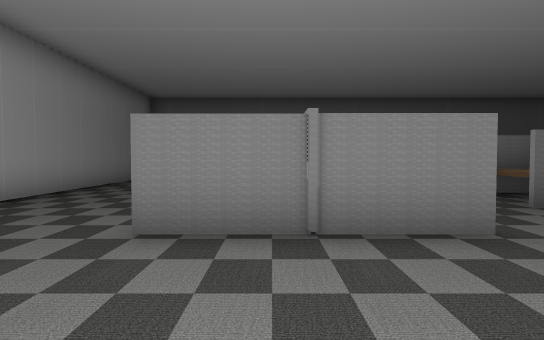
[1] (above)

23 first-person views from a walk through a 3-D level made in the Unity game engine. The camera is 1.5 m above the floor, tilts 2° down and sees 75° across. The floor is counted in squares, 2 m on a side. Each view is taken from the middle of a square. On the plan, view 1 faces up. The plan holds only what a view shows up to about 11 squares ahead; the rest is blank. The place goes on beyond the plan. The player character is not drawn.

[2]
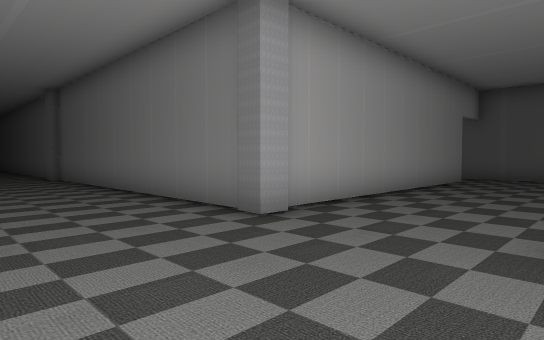

[3]
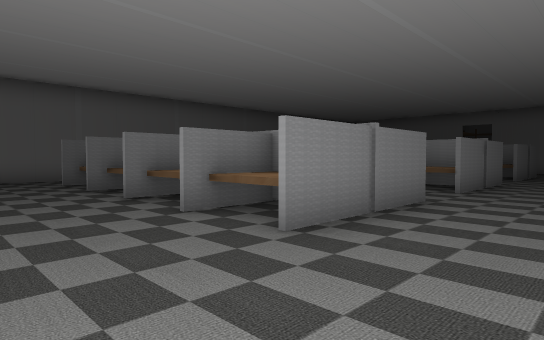

[4]
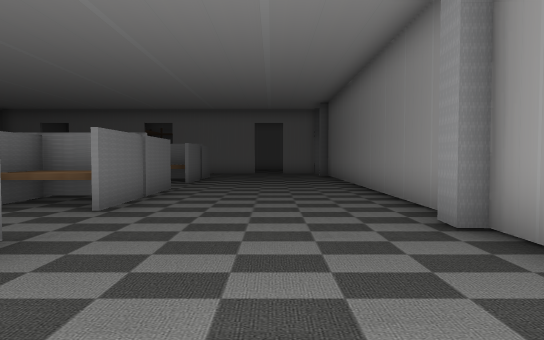

[5]
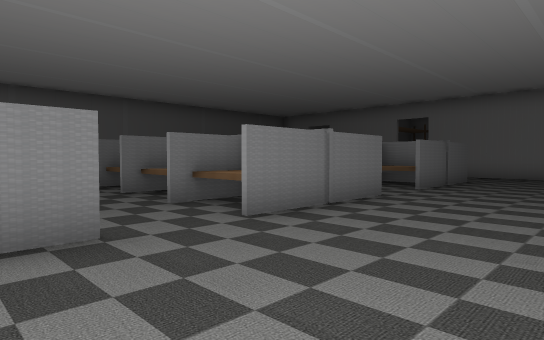

[6]
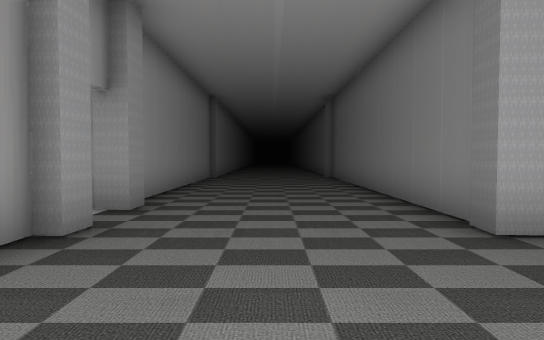

[7]
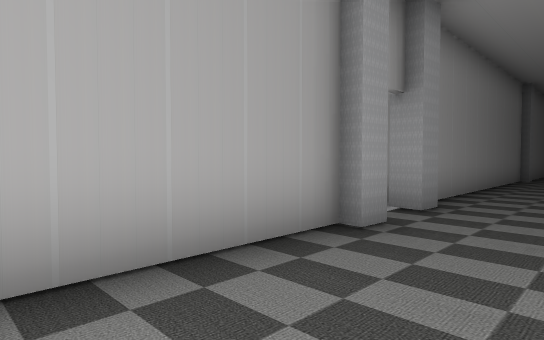

[8]
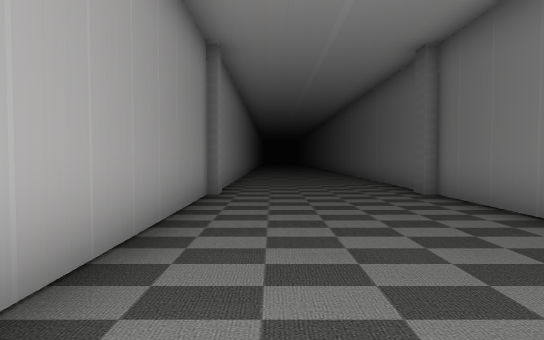

[9]
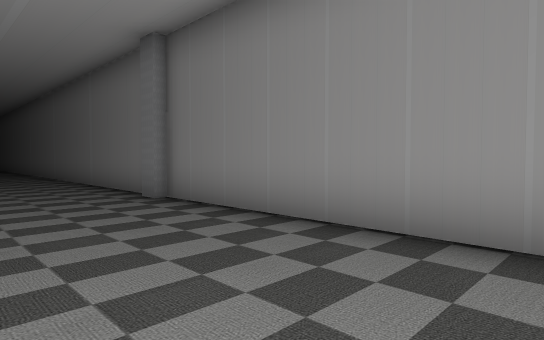

[10]
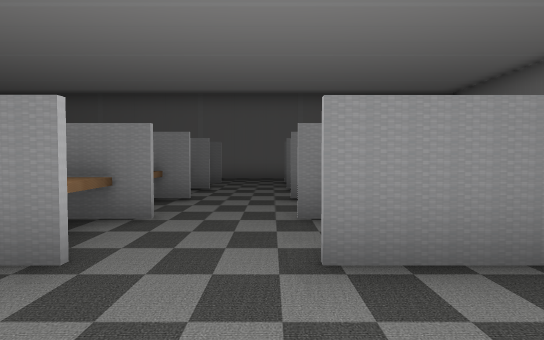

[11]
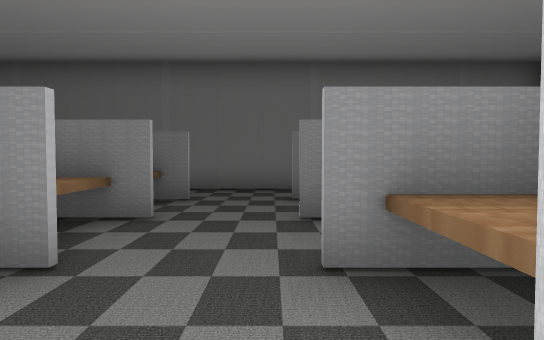

[12]
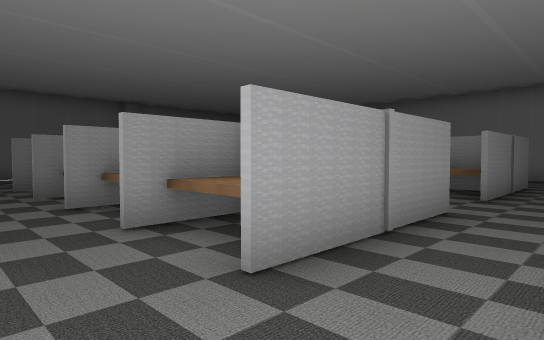

[13]
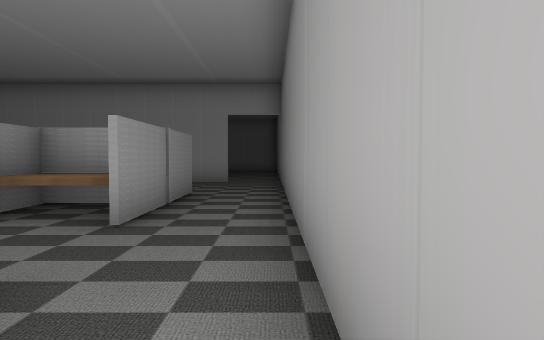

[14]
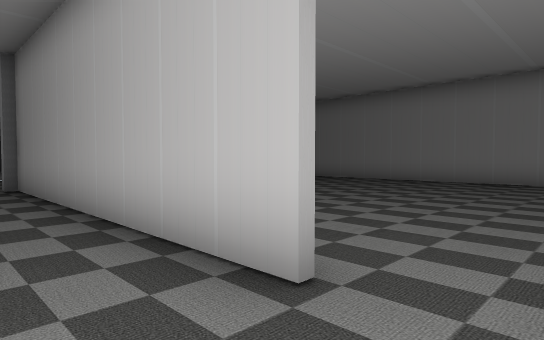

[15]
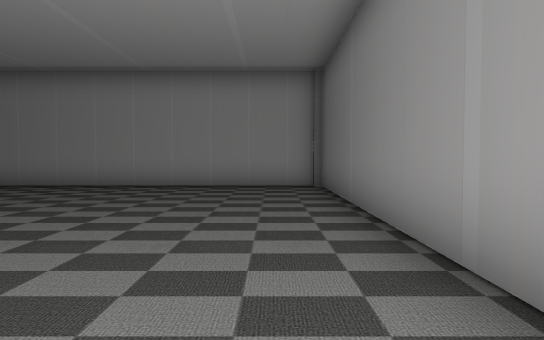

[16]
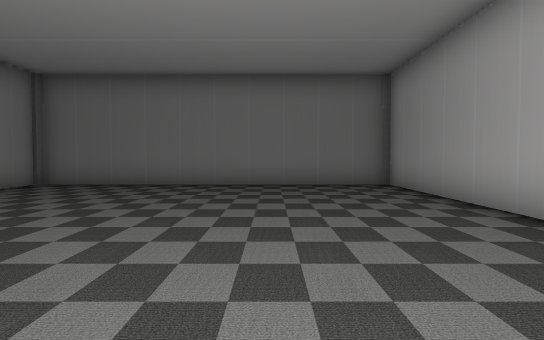

[17]
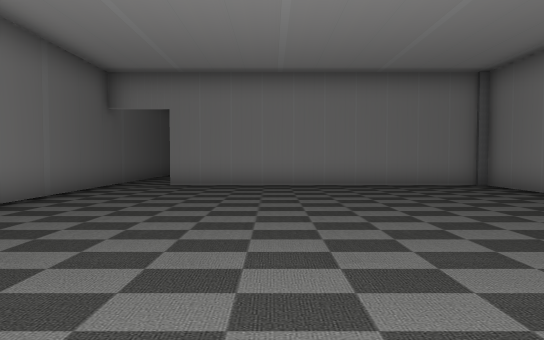

[18]
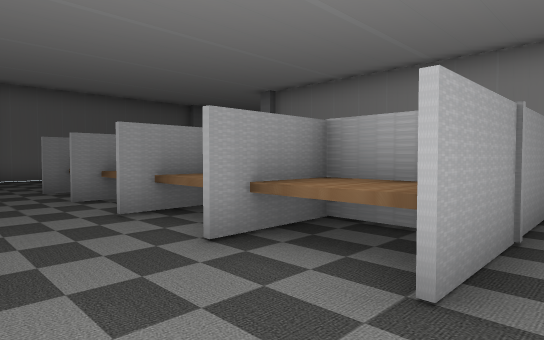

[19]
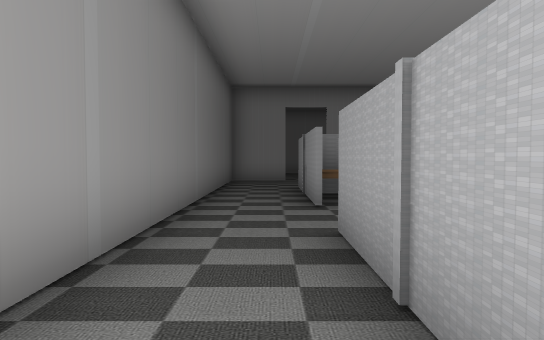

[20]
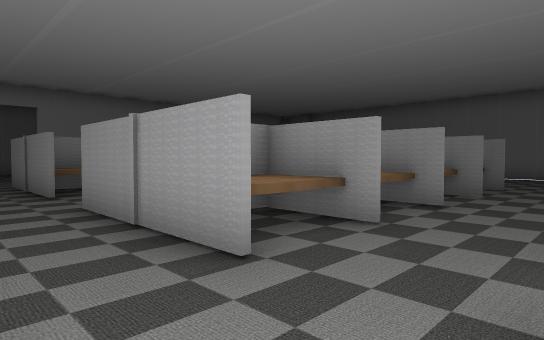

[21]
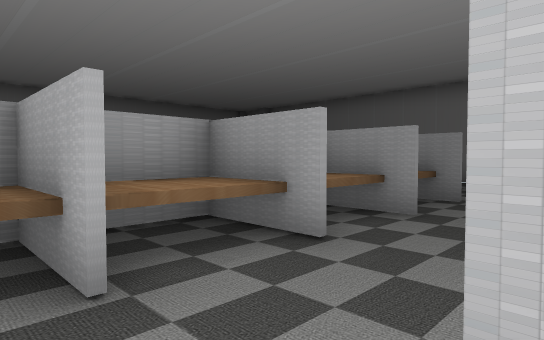

[22]
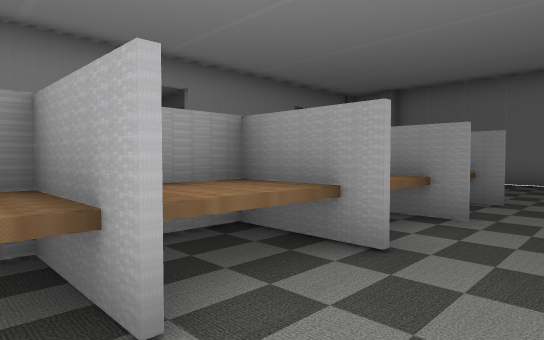

[23]
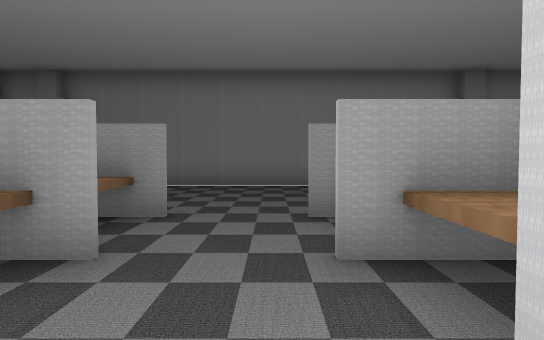

### Floor plan
Key: @ floor where view 1 was taken; # wall or solid block; . floor; ^ raised ledge.
Columns run from 19 left of view 1 to 11 right of it. Each row starts with its distance up from view 1.
 14      ##########################
 13     ##.........................
 12     #..........................
 11     #.........#...^###.###^..^#
 10     #.........#...^^^...^^^..^^
  9     #.........#...^^^#.#^^^..^^
  8     #.........#...^ ^...^^^..^^
  7     #.........#...^^^#.#^^^..^^
  6     #.........#...^ ^...^^^..^
  5     #.........#...^^^#.#^^^..^^
  4 #####.........#...^#^..###^..^#
  3 #...###########.....##.........
  2 ...............................
  1  ..............................
  0  ..................@..........
 -1  ....##############  ##########
 -2  #####

Where each view was taken, in squares from view 1:
view 1: 0 up, 0 right, facing up
view 2: 0 up, 1 left, facing up-left
view 3: 1 up, 4 left, facing up-right
view 4: 1 up, 1 left, facing right
view 5: 0 up, 1 right, facing up-right
view 6: 1 up, 1 left, facing left
view 7: 1 up, 1 left, facing down-left
view 8: 0 up, 7 left, facing left
view 9: 0 up, 8 left, facing up-left
view 10: 1 up, 9 right, facing up
view 11: 5 up, 9 right, facing up
view 12: 13 up, 9 right, facing down-left
view 13: 13 up, 6 right, facing left
view 14: 13 up, 3 left, facing down-left
view 15: 12 up, 5 left, facing left
view 16: 13 up, 11 left, facing down
view 17: 9 up, 14 left, facing right
view 18: 12 up, 4 right, facing down-left
view 19: 12 up, 4 right, facing right
view 20: 13 up, 2 right, facing down-right
view 21: 10 up, 2 right, facing down-right
view 22: 10 up, 8 right, facing down-right
view 23: 8 up, 8 right, facing down
